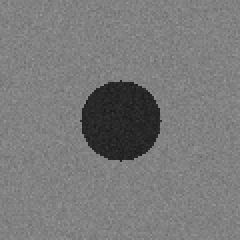
#> input picture Rule_Classification/testing/sample_blob.png, 120 x 120 px (shown 2 times larger)
$ python -i blob_features.py   (imports and definitions only)
#> lines starting #> are read from the running program, lines starting #| are printed output that depends on the picture; after the words box and inside, x2 and y2 are one past the last pixel; in counts of white or black regions, pixels touching at a corner belong together
#> in compute_features_for_image, img is the input picture: PIL image 120x120 L; min 24, max 153, mean 121.5
"""
Shared blob segmentation and feature extraction.
=============================================================================
Used by build_blob_dataset.py and classify_blob_folders.py so the exact
same logic (and any future bugfixes) applies everywhere, instead of two
copies silently drifting apart.

Computes the 4 calibration-free features the model expects:
    aspect_ratio, PERC_BRIGHT, PERC_DARK, A_to_roi_ratio

All 4 are computed from the SEGMENTED BLOB's own bounding box — never from
the size of the source image/crop itself. A defect in a tightly-cropped
40x40px image and the same defect in a loosely-cropped 300x300px image
produce identical features, AS LONG AS segmentation correctly finds the
blob in both cases (see the coverage check below for what happens when it
can't).
"""

from pathlib import Path
import numpy as np
from PIL import Image
from skimage.filters import threshold_otsu
from skimage.measure import label, regionprops


def segment_blob(gray: np.ndarray):
    """
    Split one image into (blob_mask, background_mask) using Otsu's method.

    Assumes the defect is the SMALLER of the two Otsu regions — true for
    the large majority of blob crops, where the defect sits inside a
    visible background margin rather than filling the whole frame.

    Otsu assumes two roughly comparable-sized populations. If the blob
    occupies only a tiny fraction of a heavily-padded image, Otsu can fail
    and split background noise in half instead of finding the real blob.
    Empirically this only breaks down once the blob is under ~0.3% of the
    image area (tested down to that limit) — comfortably below any normal
    crop margin, but the check below catches it explicitly rather than
    silently returning garbage if it ever happens.
    """
    thresh = threshold_otsu(gray)
#> thresh = 54.99
    mask_a = gray > thresh
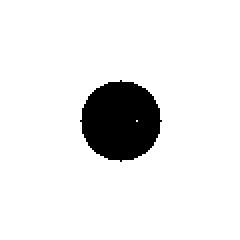
#> mask_a: shape (120, 120) bool (shown 2 times larger); 91.3% white; 1 black region, box (x1, y1, x2, y2) and area: (40, 40, 81, 81) 1256
    mask_b = ~mask_a
    if mask_a.sum() <= mask_b.sum():
        blob_mask, background_mask = mask_a, mask_b
    else:
        blob_mask, background_mask = mask_b, mask_a

    h, w = gray.shape
#> h = 120; w = 120
    ys, xs = np.where(blob_mask)
#> ys = 1256 values from 40 to 80; xs = 1256 values, max 80 at index 647, min 40 at index 608, mean 59.99
    touches_all_edges = (
        len(xs) > 0 and xs.min() == 0 and xs.max() == w - 1
        and ys.min() == 0 and ys.max() == h - 1
    )
#> touches_all_edges = False
    coverage = blob_mask.sum() / gray.size
#> coverage = 0.0872
    if touches_all_edges and coverage > 0.30:
        raise ValueError(
            "Segmentation failed: detected region spans the entire image — "
            "the blob is likely too small relative to background padding "
            "for Otsu to find reliably (this only happens with extreme "
            "padding, under ~0.3% blob-to-image area). Use a tighter crop."
        )

    return blob_mask, background_mask


def largest_connected_component(mask: np.ndarray) -> np.ndarray:
    """Keep only the single largest connected region (drops speckle/noise)."""
    labeled = label(mask)
#> labeled: shape (120, 120) int32; values 0 (black) and 1 (white), 8.7% white; 1 white region
    if labeled.max() == 0:
        return mask
    props = regionprops(labeled)
#> props = 1 regions; box (x1, y1, x2, y2) and area: (40, 40, 81, 81) 1256
    largest = max(props, key=lambda p: p.area)
    return labeled == largest.label


def compute_features_for_image(image_path) -> dict:
    """
    Load one blob image (any size, any amount of background padding within
    reason) and compute the 4 model-ready features. Scale-free by
    construction — computed from the blob's own bounding box, never from
    the source image's dimensions.
    """
    img = Image.open(image_path).convert("L")
    gray = np.array(img, dtype=np.float64)

    blob_mask, background_mask = segment_blob(gray)
    blob_mask = largest_connected_component(blob_mask)

    ys, xs = np.where(blob_mask)
#> ys = 1256 values from 40 to 80
    if len(xs) == 0:
        raise ValueError("no blob detected after segmentation")

    width_px = xs.max() - xs.min() + 1
#> width_px = 41
    height_px = ys.max() - ys.min() + 1
#> height_px = 41
    roi_area = width_px * height_px
#> roi_area = 1681
    blob_pixel_count = int(blob_mask.sum())
#> blob_pixel_count = 1256

    blob_pixels = gray[blob_mask]
#> blob_pixels = 1256 values, max 54 at index 287, min 24 at index 265, mean 39.43
    background_pixels = gray[background_mask]
#> background_pixels = 13144 values, max 153 at index 4911, min 55 at index 6632, mean 129.4
    bg_mean = background_pixels.mean()
#> bg_mean = 129.4
    bg_std = background_pixels.std() + 1e-6
#> bg_std = 6.02

    return {
        "aspect_ratio": float(height_px / width_px),
        "PERC_BRIGHT": float((blob_pixels > (bg_mean + bg_std)).mean()),
        "PERC_DARK": float((blob_pixels < (bg_mean - bg_std)).mean()),
        "A_to_roi_ratio": float(blob_pixel_count / roi_area),
        "blob_width_px": int(width_px),
        "blob_height_px": int(height_px),
        "blob_pixel_count": blob_pixel_count,
        "image_width_px": gray.shape[1],
        "image_height_px": gray.shape[0],
    }

>>> result = compute_features_for_image('../Rule_Classification/testing/sample_blob.png')
#> result = 9 items
